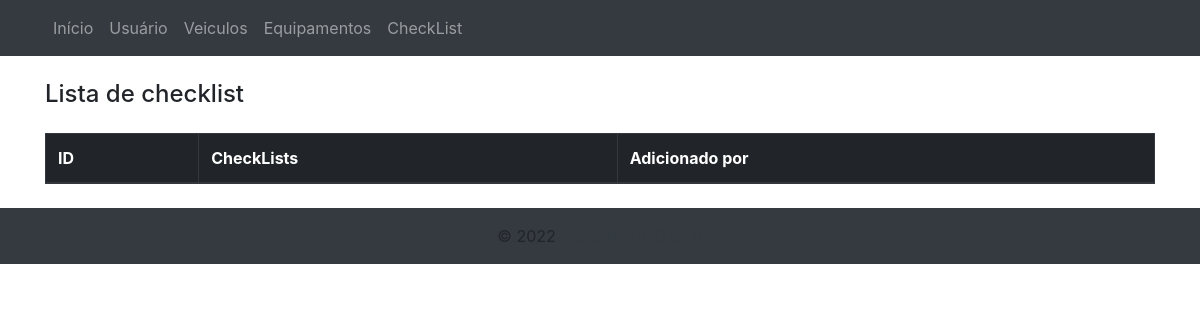
Before: /checklist/ with the older database file.
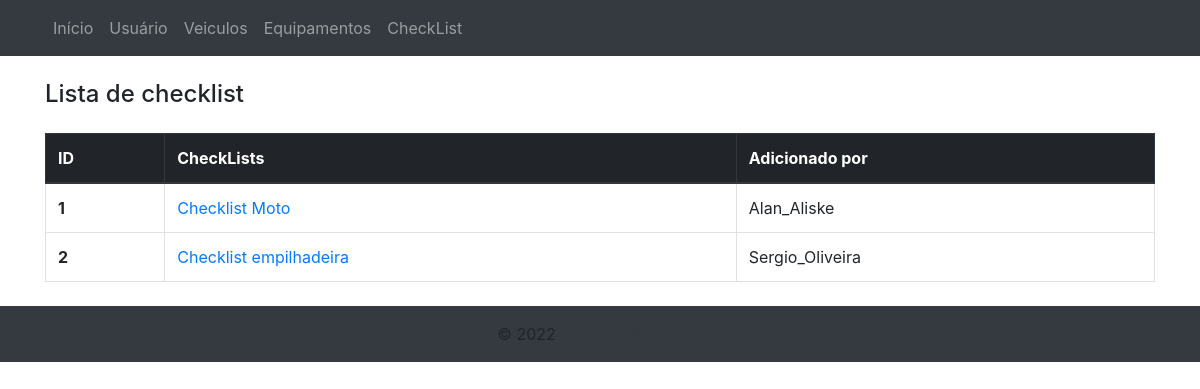
After: the same page with the newer database file.
### core/models.py (models this page shows)
class CheckList(models.Model):
    id = models.AutoField(primary_key=True)
    descricao = models.CharField(verbose_name="Descrição do CheckList", max_length=256, blank=True, null=True)
    equipamento_seguranca = models.ManyToManyField(EquipamentoSeguraca)
    usuario = models.ForeignKey(AuthUser, on_delete=models.CASCADE)
    veiculos = models.ForeignKey(Veiculos, on_delete=models.CASCADE)
    def __str__(self):
        return self.descricao

class AuthUser(models.Model):
    id = models.AutoField(primary_key=True)
    password = models.CharField(max_length=128)
    last_login = models.DateTimeField(blank=True, null=True)
    is_superuser = models.BooleanField()
    username = models.CharField(unique=True, max_length=150)
    last_name = models.CharField(max_length=150)
    email = models.CharField(max_length=254)
    is_staff = models.BooleanField()
    is_active = models.BooleanField()
    date_joined = models.DateTimeField()
    first_name = models.CharField(max_length=150)
    class Meta:
        managed = False
        db_table = 'auth_user'
    def __str__(self):
        return self.username

### core/views.py (the view)
# urls.py: path('checklist/', views.checklist, name='checklist'),
def checklist(request):
    checklist = CheckList.objects.all()
    response = {'checklists': checklist}
    return render(request, 'checklist.html', response)

### Templates/checklist.html (shortened to what this page needs)
{% extends "index.html" %}
{% block content %}
<div class="container mt-4 mb-4">
  <div class="">
    <h4>Lista de checklist</h4>
    <table class="table table-bordered mt-4">
      <thead class="thead-dark">
        <tr>
          <th scope="col">ID</th>
          <th scope="col">CheckLists</th>
          <th scope="col">Adicionado por</th>
        </tr>
      </thead>
      <tbody>
        {% for checklist in checklists %}
        <tr>
          <th scope="row">{{checklist.id}}</th>
          <td> <a href="detalhes/" title="Detalhes"> {{checklist}} </a></td>
          <td>{{checklist.usuario}}</td>
        </tr>
        {% endfor %}
      </tbody>
    </table>
  </div>
</div>
{% endblock %}

### Templates/index.html (shortened to what this page needs)
{% load static %}
<!DOCTYPE html>
<html lang="pt-BR">
<head>
    <link rel="stylesheet" href="{% static 'css/main.css' %}">
    <link rel="stylesheet" href="{% static 'css/header.css' %}">
    <link href="//maxcdn.bootstrapcdn.com/bootstrap/4.0.0/css/bootstrap.min.css" rel="stylesheet" id="bootstrap-css">
</head>
<header>
    {% include "header.html" %}
</header>
<body>
    {% block content %} {% endblock %}
</body>
<footer>
    {% include "footer.html" %}
</footer>
</html>

### Templates/header.html
<nav class="navbar navbar-expand-lg navbar-dark bg-dark">
  <div class="container">
    <div class="collapse navbar-collapse" id="navbarNav">
      <ul class="navbar-nav">
        <li class="nav-item">
          <a class="nav-link" href="/inicio/">Início</a>
        </li>
        <li class="nav-item">
          <a class="nav-link" href="/usuario/">Usuário</a>
        </li>
        <li class="nav-item">
          <a class="nav-link" href="/veiculos/">Veiculos</a>
        </li>
        <li class="nav-item">
          <a class="nav-link" href="/equipamentos/">Equipamentos</a>
        </li>
        <li class="nav-item">
          <a class="nav-link" href="/checklist/">CheckList</a>
        </li>
      </ul>
    </div>
  </div>
</nav>

### Templates/footer.html
<div class="text-center text-lg-start">
  <div class="text-center p-3" style="background-color: #343a40;">
    &copy; 2022
    <a class="text-dark">Trabalho POO UTP</a>
  </div>
</div>

Changed rows visible on the page:
added CheckList: id "1", descricao "Checklist Moto", usuario "Alan_Aliske"
added CheckList: id "2", descricao "Checklist empilhadeira", usuario "Sergio_Oliveira"
